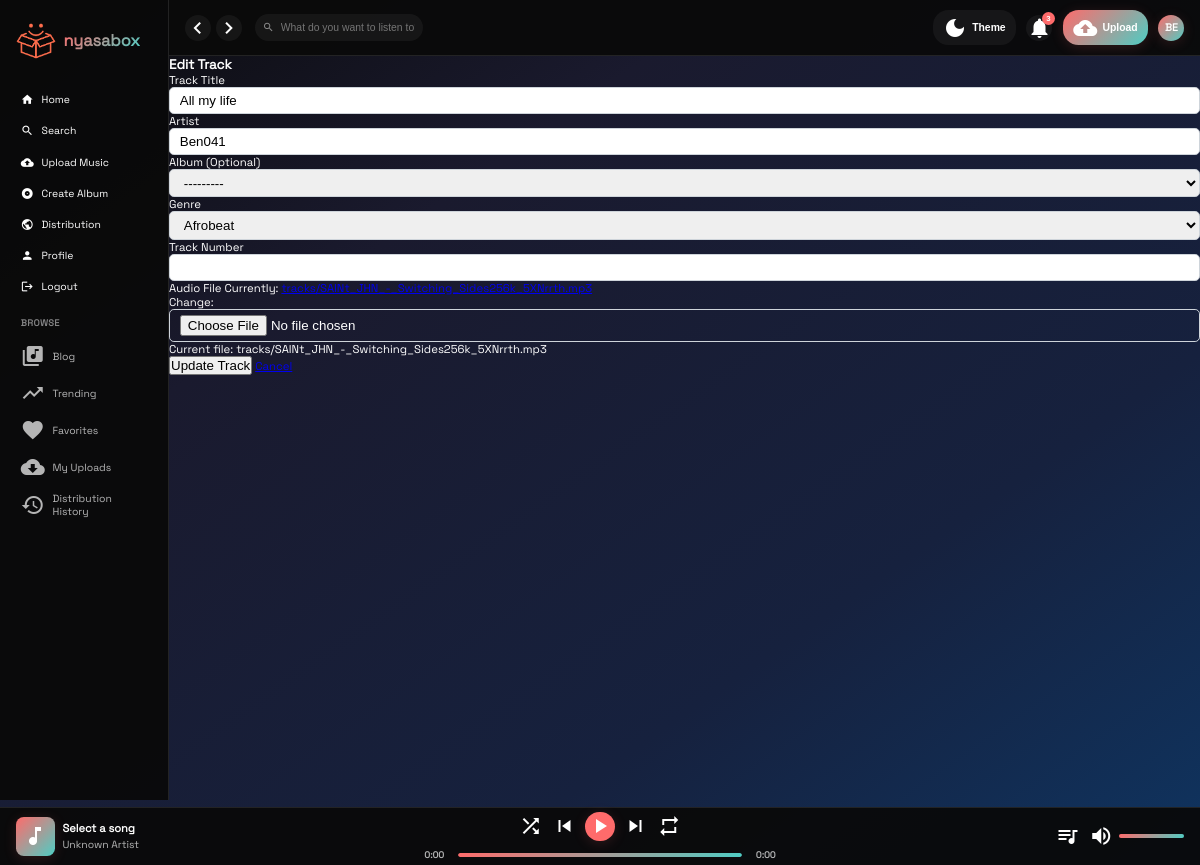
Page /track/all-my-life/edit/ (signed in) on the committed database.
### core/models.py (models this page shows, shortened)
class Track(models.Model):
    title = models.CharField(max_length=200)
    slug = models.SlugField(unique=True, max_length=200)
    album = models.ForeignKey(Album, on_delete=models.CASCADE, related_name='tracks', null=True, blank=True)
    artist = models.CharField(max_length=200)
    genre = models.CharField(max_length=20, choices=GENRE_CHOICES, blank=True)
    audio_file = models.FileField(upload_to='tracks/')
    duration = models.DurationField(blank=True, null=True)
    track_number = models.PositiveIntegerField(null=True, blank=True)
    uploader = models.ForeignKey(User, on_delete=models.CASCADE)
    created_at = models.DateTimeField(auto_now_add=True)
    updated_at = models.DateTimeField(auto_now=True)
    downloads = models.PositiveIntegerField(default=0)
    likes = models.ManyToManyField(User, related_name='liked_tracks', blank=True)
    class Meta:
        indexes = [
            models.Index(fields=['slug'], name='idx_track_slug'),
            models.Index(fields=['created_at'], name='idx_track_created_at'),
            models.Index(fields=['uploader'], name='idx_track_uploader'),
            models.Index(fields=['downloads'], name='idx_track_downloads'),
        ]

### core/views.py (the view)
# urls.py: path('track/<slug:slug>/edit/', views.edit_track, name='edit_track'),
@login_required
def edit_track(request, slug):
    track = get_object_or_404(Track, slug=slug)
    if track.uploader != request.user:
        return HttpResponseForbidden("You don't have permission to edit this track.")
    if request.method == 'POST':
        form = TrackForm(request.POST, request.FILES, instance=track)
        if form.is_valid():
            form.save()
            messages.success(request, 'Track updated successfully!')
            return redirect('track_detail', slug=track.slug)
    form = TrackForm(instance=track)
    context = {
        'form': form,
        'track': track,
        'editing': True,
    }
    return render(request, 'track_form.html', context)

### core/forms.py
class TrackForm(forms.ModelForm):
    class Meta:
        model = Track
        fields = ['title', 'album', 'artist', 'genre', 'audio_file', 'track_number']
        widgets = {
            'title': forms.TextInput(attrs={'class': 'form-control', 'required': True}),
            'album': forms.Select(attrs={'class': 'form-control'}),
            'artist': forms.TextInput(attrs={'class': 'form-control', 'placeholder': 'Enter artist name', 'required': True}),
            'genre': forms.Select(attrs={'class': 'form-control', 'required': True}, choices=GENRE_CHOICES),
            'audio_file': forms.FileInput(attrs={'class': 'form-control', 'required': True}),
            'track_number': forms.NumberInput(attrs={'class': 'form-control', 'min': 1}),
        }
    audio_file = forms.FileField(
        validators=[FileExtensionValidator(allowed_extensions=['mp3', 'wav'])]
    )
    def __init__(self, *args, **kwargs):
        user = kwargs.pop('user', None)
        super().__init__(*args, **kwargs)
        if user:
            self.fields['album'].queryset = Album.objects.filter(uploader=user)
        self.fields['album'].required = False
        self.fields['track_number'].required = False

### core/models.py (called while the page is built)
    def __str__(self):
        return f"{self.title} by {self.artist}"

### core/templates/track_form.html (shortened to what this page needs)
{% extends 'base.html' %}
{% block content %}
<div class="row justify-content-center">
    <div class="col-md-8">
        <div class="card">
            <div class="card-header">
                <h3>{{ editing|yesno:"Edit Track,Upload Track" }}</h3>
            </div>
            <div class="card-body">
                <form method="post" enctype="multipart/form-data">
                    <div class="mb-3">
                        <label class="form-label">Track Title</label>
                        {{ form.title }}
                    </div>
                    <div class="row mb-3">
                        <div class="col-md-6">
                            <label class="form-label">Artist</label>
                            {{ form.artist }}
                        </div>
                        <div class="col-md-6">
                            <label class="form-label">Album (Optional)</label>
                            {{ form.album }}
                        </div>
                    </div>
                    <div class="row mb-3">
                        <div class="col-md-6">
                            <label class="form-label">Genre</label>
                            {{ form.genre }}
                        </div>
                        <div class="col-md-6">
                            <label class="form-label">Track Number</label>
                            {{ form.track_number }}
                        </div>
                    </div>
                    <div class="mb-3">
                        <label class="form-label">Audio File</label>
                        {{ form.audio_file }}
                        {% if editing %}
                            <div class="form-text">Current file: {{ track.audio_file.name }}</div>
                        {% endif %}
                    </div>
                    <div class="d-flex gap-2">
                        <button type="submit" class="btn btn-primary">
                            {{ editing|yesno:"Update Track,Upload Track" }}
                        </button>
                        {% if editing %}
                        <a href="{% url 'track_detail' track.slug %}" class="btn btn-secondary">Cancel</a>
                        {% else %}
                        <a href="{% url 'index' %}" class="btn btn-secondary">Cancel</a>
                        {% endif %}
                    </div>
                </form>
            </div>
        </div>
    </div>
</div>
{% endblock %}

### core/templates/base.html (shortened to what this page needs)
{% load static %}
<!DOCTYPE html>
<html lang="en">
<head>
    <link href="https://cdn.jsdelivr.net/npm/bootstrap-icons@1.10.0/font/bootstrap-icons.css" rel="stylesheet">
</head>
<body>
    <div class="app">
        <div class="sidebar" id="sidebar">
            <div class="logo">
                <img src="{% static 'log.png' %}" style="width:40px" alt="NyasaBox">
                <div class="logo-text">nyasabox</div>
            </div>
            <div class="nav-section">
                <div class="nav-item {% if request.path == '/' %}active{% endif %}">
                    <span class="material-icons">home</span>
                    <a href="{% url 'index' %}">Home</a>
                </div>
                <div class="nav-item">
                    <span class="material-icons">search</span>
                    <a href="{% url 'search' %}">Search</a>
                </div>
                {% if user.is_authenticated %}
                {% if user.profile.is_artist and user.profile.artist_status == 'verified' %}
                <div class="nav-item">
                    <span class="material-icons">cloud_upload</span>
                    <a href="{% url 'upload' %}">Upload Music</a>
                </div>
                <div class="nav-item">
                    <span class="material-icons">album</span>
                    <a href="{% url 'upload' %}">Create Album</a>
                </div>
                <div class="nav-item">
                    <span class="material-icons">public</span>
                    <a href="{% url 'distribution_request' %}">Distribution</a>
                </div>
                {% else %}
                <div class="nav-item">
                    <span class="material-icons">star</span>
                    <a href="{% url 'become_artist' %}">Become an Artist</a>
                </div>
                {% endif %}
                <div class="nav-item">
                    <span class="material-icons">person</span>
                    <a href="{% url 'profile' %}">Profile</a>
                </div>
                <div class="nav-item">
                    <span class="material-icons">logout</span>
                    <a href="{% url 'logout' %}">Logout</a>
                </div>
                {% endif %}
                <div class="playlists">
                    <h3>Browse</h3>
                    <div class="playlist-item">
                        <span class="material-icons">library_music</span>
                        <a href="{% url 'blog_list' %}">Blog</a>
                    </div>
                    <div class="playlist-item">
                        <span class="material-icons">trending_up</span>
                        <span>Trending</span>
                    </div>
                    <div class="playlist-item">
                        <span class="material-icons">favorite</span>
                        <span>Favorites</span>
                    </div>
                    {% if user.is_authenticated %}
                    {% if user.profile.is_artist and user.profile.artist_status == 'verified' %}
                    <div class="playlist-item">
                        <span class="material-icons">cloud_download</span>
                        <a href="{% url 'my_uploads' %}">My Uploads</a>
                    </div>
                    <div class="playlist-item">
                        <span class="material-icons">history</span>
                        <a href="{% url 'distribution_history' %}">Distribution History</a>
                    </div>
                    {% endif %}
                    {% endif %}
                </div>
            </div>
        </div>
        <div class="main-content">
            <div class="header">
                <div class="header-left">
                    <div class="nav-arrows">
                        <button class="nav-arrow" id="backBtn">
                            <span class="material-icons">chevron_left</span>
                        </button>
                        <button class="nav-arrow" id="forwardBtn">
                            <span class="material-icons">chevron_right</span>
                        </button>
                    </div>
                    <div class="search-container">
                        <span class="material-icons search-icon">search</span>
                        <input type="text" class="search-input" placeholder="What do you want to listen to?" id="searchInput">
                    </div>
                </div>
                <div class="header-right">
                    <button class="theme-toggle" id="themeToggle">
                        <span class="material-icons">dark_mode</span>
                        <span>Theme</span>
                    </button>
                    {% if user.is_authenticated %}
                    <div class="notification-container">
                        <button class="notification-icon" id="notificationButton">
                            <span class="material-icons">notifications</span>
                            <span class="notification-badge">3</span>
                        </button>
                    </div>
                    {% if user.profile.is_artist and user.profile.artist_status == 'verified' %}
                    <button class="upload-btn" onclick="window.location.href='{% url 'upload' %}'">
                        <span class="material-icons">cloud_upload</span>
                        <span>Upload</span>
                    </button>
                    {% endif %}
                    <div class="user-dropdown">
                        <div class="user-avatar" id="userAvatar">
                            {{ user.username|slice:":2"|upper }}
                        </div>
                    </div>
                    {% else %}
                    <button class="upload-btn" onclick="window.location.href='{% url 'login' %}'">
                        <span class="material-icons">login</span>
                        <span>Login</span>
                    </button>
                    {% endif %}
                </div>
            </div>
            {% block content %}
            {% endblock %}
        </div>
    </div>
    <div class="player" id="player">
        <div class="player-left">
            <div class="current-cover" id="currentCover">
                <span class="material-icons">music_note</span>
            </div>
            <div class="current-info">
                <div class="current-title" id="currentTitle">Select a song</div>
                <div class="current-artist" id="currentArtist">Unknown Artist</div>
            </div>
        </div>
        <div class="player-center">
            <div class="player-controls">
                <button class="control-btn" id="shuffleBtn" title="Shuffle">
                    <span class="material-icons">shuffle</span>
                </button>
                <button class="control-btn" id="prevBtn" title="Previous">
                    <span class="material-icons">skip_previous</span>
                </button>
                <button class="control-btn play-pause-btn" id="playPauseBtn" title="Play/Pause">
                    <span class="material-icons">play_arrow</span>
                </button>
                <button class="control-btn" id="nextBtn" title="Next">
                    <span class="material-icons">skip_next</span>
                </button>
                <button class="control-btn" id="repeatBtn" title="Repeat">
                    <span class="material-icons">repeat</span>
                </button>
            </div>
            <div class="progress-container">
                <span class="time" id="currentTime">0:00</span>
                <div class="progress-bar" id="progressBar">
                    <div class="progress" id="progress"></div>
                </div>
                <span class="time" id="totalTime">0:00</span>
            </div>
        </div>
        <div class="player-right">
            <button class="control-btn" id="queueBtn" title="Queue">
                <span class="material-icons">queue_music</span>
            </button>
            <div class="volume-container">
                <button class="control-btn" id="volumeBtn" title="Volume">
                    <span class="material-icons">volume_up</span>
                </button>
                <div class="volume-bar" id="volumeBar">
                    <div class="volume-progress" id="volumeProgress"></div>
                </div>
            </div>
        </div>
    </div>
</body>
</html>

### core/templates/track_form.html (style rules this page uses)
input, select, textarea { width: 100%; padding: 0.375rem 0.75rem; border: 1px solid #ced4da; border-radius: 0.375rem; }

### rows in the picture
Track: title "All my life", artist "Ben041", album "---------", genre "Afrobeat", audio_file.name "tracks/SAINt_JHN_-_Switching_Sides256k_5XNrrth.mp3"

### other values in the picture
{{ user.username|slice:":2"|upper }} "BE"
{{ editing|yesno:"Edit Track,Upload Track" }} "Edit Track"
{{ editing|yesno:"Update Track,Upload Track" }} "Update Track"
